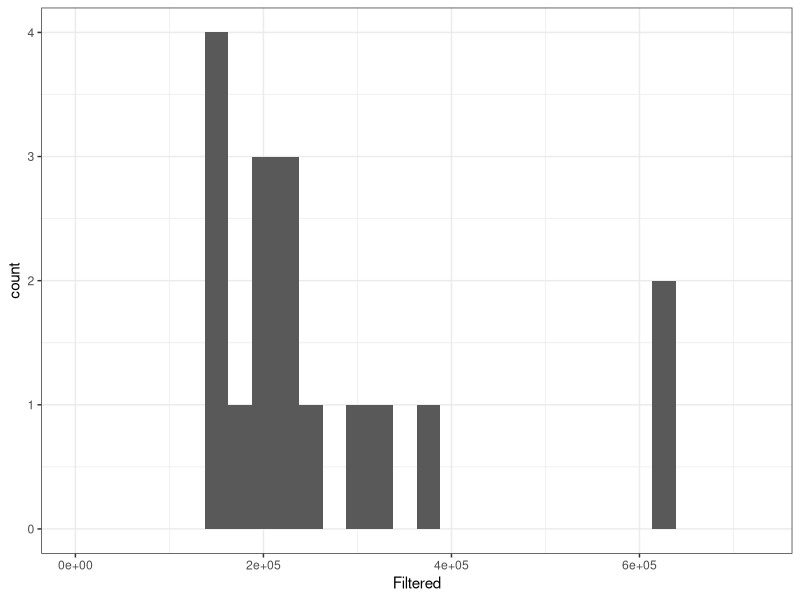

Here is the R script that generated this plot: (Note: this script raises an error after producing the figure.)
## ---- chunk 1
knitr::opts_chunk$set(echo = TRUE, warning=FALSE, message=FALSE)
## ---- chunk 2
library(tidyverse)
## ---- chunk 3
meta<-read_csv("meta/putah-creek-meta-with-counts.csv") %>% mutate(Path=paste0("data/split/",SampleName,".sort.flt.bam"))
meta %>% group_by(Method, Year) %>% summarise(Count=n())
## ---- chunk 4
cs<-meta %>% filter(Method=="CS") %>% filter(Filtered > 1.5e5)
cs %>% summarise(Count=n(), Mean=mean(Filtered), Median=median(Filtered)) 

ggplot(cs) +
  geom_histogram(aes(x=Filtered)) +
  xlim(0, max(cs$Filtered)+1e5) +
  theme_bw() 
## ---- chunk 5
write_tsv(cs %>% select(Path), col_names = FALSE, file="bamlists/cs17.bamlist")
## ---- chunk 6
rst<-meta %>% filter(Method=="RST") %>% filter(Filtered > 3.4e5) %>% filter(Filtered< 4.5e5)
rst %>% summarise(Count=n(), Mean=mean(Filtered), Median=median(Filtered)) 

write_tsv(rst %>% select(Path), col_names = FALSE, file="bamlists/rst20.bamlist")

